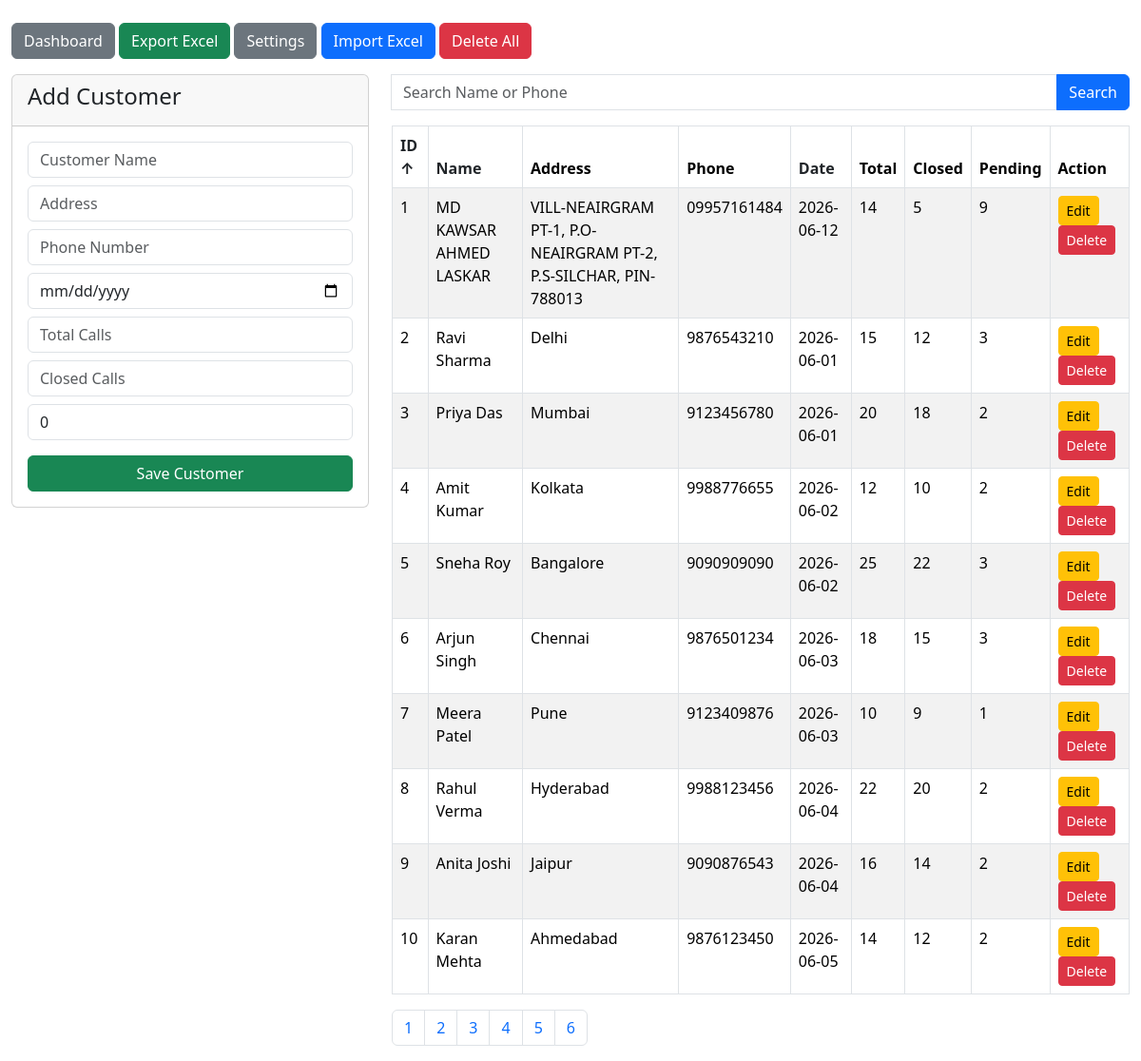
The page /customers (signed in) on the database its author committed.
### app/models.py (models this page shows)
class Customer(Base):
    __tablename__ = "customers"
    id = Column(Integer, primary_key=True, index=True)
    customer_name = Column(String(100), nullable=False)
    address = Column(String(500))
    phone_number = Column(String(20))
    call_date = Column(Date)
    total_calls = Column(Integer, default=0)
    closed_calls = Column(Integer, default=0)
    created_at = Column(
        DateTime,
        default=datetime.utcnow
    )

### app/routers/customers.py (the view)
@router.get("/customers")
def customers(
    request: Request,
    page: int = 1,
    search: str = "",
    sort_by: str = "id",
    sort_order: str = "asc",
    success: str = "",
    error: str = "",
    db: Session = Depends(get_db)
):
    if "user" not in request.session:
        return RedirectResponse("/", status_code=302)
    per_page = 10
    query = db.query(Customer)
    if search:
        query = query.filter(
            or_(
                Customer.customer_name.ilike(f"%{search}%"),
                Customer.phone_number.ilike(f"%{search}%")
            )
        )
    total_records = query.count()
    sort_columns = {
        "id": Customer.id,
        "name": Customer.customer_name,
        "date": Customer.call_date
    }
    if sort_by not in sort_columns:
        sort_by = "id"
    if sort_order not in ["asc", "desc"]:
        sort_order = "asc"
    sort_column = sort_columns[sort_by]
    if sort_order == "desc":
        sort_column = sort_column.desc()
    else:
        sort_column = sort_column.asc()
    customers = (
        query.order_by(sort_column)
        .offset((page - 1) * per_page)
        .limit(per_page)
        .all()
    )
    total_pages = max(
        (total_records + per_page - 1) // per_page,
        1
    )
    return templates.TemplateResponse(
        "customers.html",
        {
            "request": request,
            "customers": customers,
            "page": page,
            "total_pages": total_pages,
            "search": search,
            "sort_by": sort_by,
            "sort_order": sort_order,
            "success": success,
            "error": error,
            "edit_customer": None
        }
    )

### templates/customers.html (shortened to what this page needs)
<!DOCTYPE html>
<html>
<head>
    <link href="https://cdn.jsdelivr.net/npm/bootstrap@5.3.3/dist/css/bootstrap.min.css"
          rel="stylesheet">
</head>
<body>
<div class="container-fluid mt-4">
    <div class="mb-3">
        <a href="/dashboard"
           class="btn btn-secondary">
            Dashboard
        </a>
        <a href="/customers/export"
           class="btn btn-success">
            Export Excel
        </a>
        <a href="/settings"
           class="btn btn-secondary">
            Settings
        </a>
        <button
            type="button"
            class="btn btn-primary"
            data-bs-toggle="modal"
            data-bs-target="#importModal">
            Import Excel
        </button>
        <button
            type="button"
            class="btn btn-danger"
            data-bs-toggle="modal"
            data-bs-target="#deleteAllModal">
            Delete All
        </button>
    </div>
    <div class="row">
        <div class="col-md-4">
            <div class="card">
                <div class="card-header">
                    <h4>
                        {% if edit_customer %}
                            Edit Customer
                        {% else %}
                            Add Customer
                        {% endif %}
                    </h4>
                </div>
                <div class="card-body">
                    <form method="post"
                          action="{% if edit_customer %}/customers/update/{{edit_customer.id}}{% else %}/customers/add{% endif %}">
                        <input type="text"
                               name="customer_name"
                               class="form-control mb-2"
                               placeholder="Customer Name"
                               value="{{ edit_customer.customer_name if edit_customer else '' }}"
                               required>
                        <input type="text"
                               name="address"
                               class="form-control mb-2"
                               placeholder="Address"
                               value="{{ edit_customer.address if edit_customer else '' }}"
                               required>
                        <input type="text"
                               name="phone_number"
                               class="form-control mb-2"
                               placeholder="Phone Number"
                               value="{{ edit_customer.phone_number if edit_customer else '' }}"
                               required>
                        <input type="date"
                               name="call_date"
                               class="form-control mb-2"
                               value="{{ edit_customer.call_date if edit_customer else '' }}"
                               required>
                        <input type="number"
                               id="total_calls"
                               name="total_calls"
                               class="form-control mb-2"
                               placeholder="Total Calls"
                               onkeyup="calculatePending()"
                               value="{{ edit_customer.total_calls if edit_customer else '' }}"
                               required>
                        <input type="number"
                               id="closed_calls"
                               name="closed_calls"
                               class="form-control mb-2"
                               placeholder="Closed Calls"
                               onkeyup="calculatePending()"
                               value="{{ edit_customer.closed_calls if edit_customer else '' }}"
                               required>
                        <input type="text"
                               id="pending_calls"
                               class="form-control mb-3"
                               placeholder="Pending Calls"
                               readonly>
                        <button class="btn btn-success w-100">
                            {% if edit_customer %}
                                Update Customer
                            {% else %}
                                Save Customer
                            {% endif %}
                        </button>
                    </form>
                </div>
            </div>
        </div>
        <div class="col-md-8">
            <form method="get">
                <div class="input-group mb-3">
                    <input type="text"
                           name="search"
                           class="form-control"
                           placeholder="Search Name or Phone"
                           value="{{ search }}">
                    <button class="btn btn-primary">
                        Search
                    </button>
                </div>
            </form>
            <table class="table table-bordered table-striped">
                <thead>
                <tr>
                    <th>
                        <a href="/customers?search={{ search | urlencode }}&sort_by=id&sort_order={% if sort_by == 'id' and sort_order == 'asc' %}desc{% else %}asc{% endif %}"
                           class="text-dark text-decoration-none d-block">
                            ID
                            {% if sort_by == 'id' %}
                                {% if sort_order == 'asc' %}&uarr;{% else %}&darr;{% endif %}
                            {% endif %}
                        </a>
                    </th>
                    <th>
                        <a href="/customers?search={{ search | urlencode }}&sort_by=name&sort_order={% if sort_by == 'name' and sort_order == 'asc' %}desc{% else %}asc{% endif %}"
                           class="text-dark text-decoration-none d-block">
                            Name
                        </a>
                    </th>
                    <th>Address</th>
                    <th>Phone</th>
                    <th>
                        <a href="/customers?search={{ search | urlencode }}&sort_by=date&sort_order={% if sort_by == 'date' and sort_order == 'asc' %}desc{% else %}asc{% endif %}"
                           class="text-dark text-decoration-none d-block">
                            Date
                        </a>
                    </th>
                    <th>Total</th>
                    <th>Closed</th>
                    <th>Pending</th>
                    <th>Action</th>
                </tr>
                </thead>
                <tbody>
                {% for c in customers %}
                    <tr>
                        <td>{{ c.id }}</td>
                        <td>{{ c.customer_name }}</td>
                        <td>{{ c.address }}</td>
                        <td>{{ c.phone_number }}</td>
                        <td>{{ c.call_date }}</td>
                        <td>{{ c.total_calls }}</td>
                        <td>{{ c.closed_calls }}</td>
                        <td>{{ c.total_calls - c.closed_calls }}</td>
                        <td>
                            <a href="/customers/edit/{{c.id}}"
                               class="btn btn-warning btn-sm">
                                Edit
                            </a>
                            <a href="/customers/delete/{{c.id}}"
                               class="btn btn-danger btn-sm"
                               onclick="return confirm('Delete this customer?')">
                                Delete
                            </a>
                        </td>
                    </tr>
                {% endfor %}
                </tbody>
            </table>
            <nav>
                <ul class="pagination">
                    {% for p in range(1,total_pages+1) %}
                        <li class="page-item">
                            <a class="page-link"
                               href="/customers?page={{p}}&search={{ search | urlencode }}&sort_by={{ sort_by }}&sort_order={{ sort_order }}">
                                {{p}}
                            </a>
                        </li>
                    {% endfor %}
                </ul>
            </nav>
        </div>
    </div>
</div>
</body>
</html>

### rows shown on the page
Customer: id "1", customer_name "MD KAWSAR AHMED LASKAR", address "VILL-NEAIRGRAM PT-1, P.O-NEAIRGRAM PT-2, P.S-SILCHAR, PIN-788013", phone_number "09957161484", call_date "2026-06-12", total_calls "14", closed_calls "5", c.total_calls-c.closed_calls "9"
Customer: id "2", customer_name "Ravi Sharma", address "Delhi", phone_number "9876543210", call_date "2026-06-01", total_calls "15", closed_calls "12", c.total_calls-c.closed_calls "3"
Customer: id "3", customer_name "Priya Das", address "Mumbai", phone_number "9123456780", call_date "2026-06-01", total_calls "20", closed_calls "18", c.total_calls-c.closed_calls "2"
Customer: id "4", customer_name "Amit Kumar", address "Kolkata", phone_number "9988776655", call_date "2026-06-02", total_calls "12", closed_calls "10", c.total_calls-c.closed_calls "2"
Customer: id "5", customer_name "Sneha Roy", address "Bangalore", phone_number "9090909090", call_date "2026-06-02", total_calls "25", closed_calls "22", c.total_calls-c.closed_calls "3"
Customer: id "6", customer_name "Arjun Singh", address "Chennai", phone_number "9876501234", call_date "2026-06-03", total_calls "18", closed_calls "15", c.total_calls-c.closed_calls "3"
Customer: id "7", customer_name "Meera Patel", address "Pune", phone_number "9123409876", call_date "2026-06-03", total_calls "10", closed_calls "9", c.total_calls-c.closed_calls "1"
Customer: id "8", customer_name "Rahul Verma", address "Hyderabad", phone_number "9988123456", call_date "2026-06-04", total_calls "22", closed_calls "20", c.total_calls-c.closed_calls "2"
Customer: id "9", customer_name "Anita Joshi", address "Jaipur", phone_number "9090876543", call_date "2026-06-04", total_calls "16", closed_calls "14", c.total_calls-c.closed_calls "2"
Customer: id "10", customer_name "Karan Mehta", address "Ahmedabad", phone_number "9876123450", call_date "2026-06-05", total_calls "14", closed_calls "12", c.total_calls-c.closed_calls "2"

### other values the page prints
{{ p }} "1" "2" "3" "4" "5" "6"
